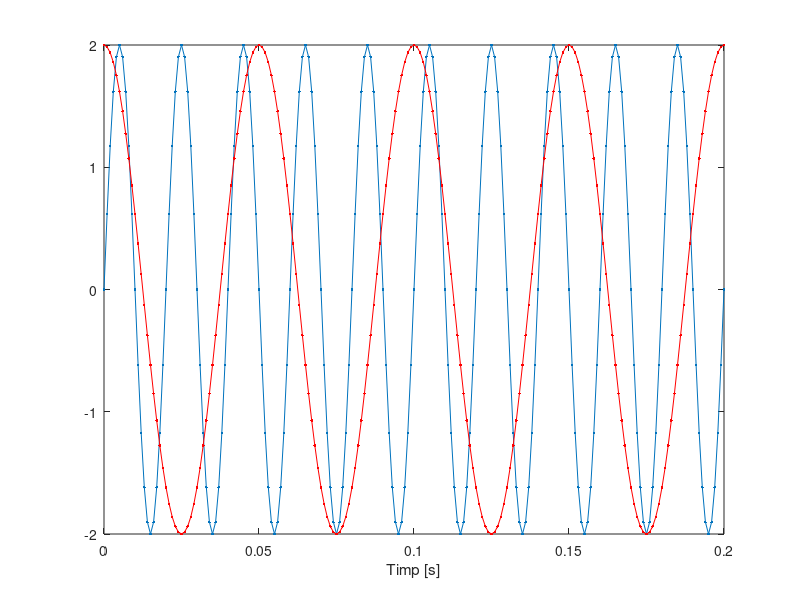
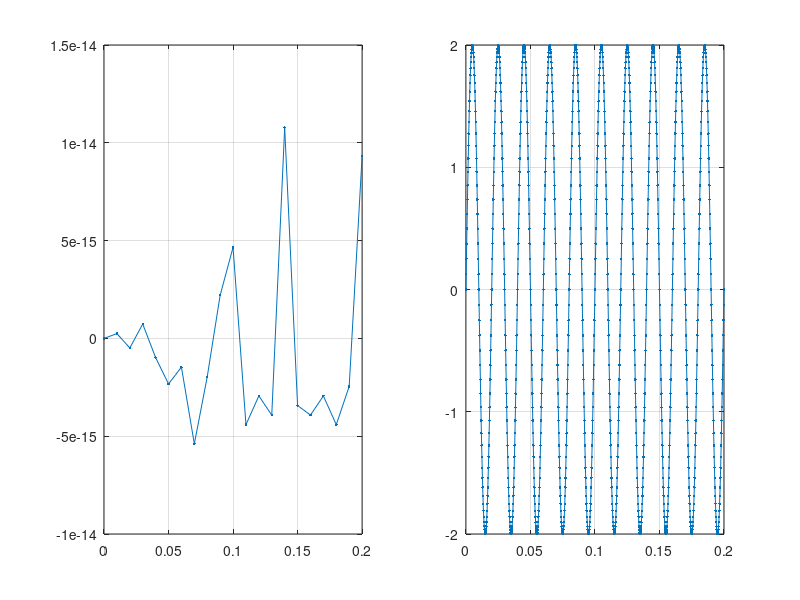

These charts were generated, in order, by the following MATLAB code:
F = 50; 
t = 0:0.001:0.2;
s = 2*sin(2*pi*F*t);
figure(1)
plot(t,s,'.-')
xlabel('Timp [s]')
grid
% a) In primul caz in care modificam pasul de variatie a variabilei t la 0.01s
% reprezentarea grafica a semnalului nu va mai "iesi bine" (nu vom mai avea o reprezentare sinusoidala)
% deoarece acest pas de variatie ales va fi mai mare decat perioada semnalului.
% In al doilea caz, in caze alegem pasul de variatie la 0.0002s,
% reprezentarea acestui semnalul sinusoidal va fi una mai buna si mai
% exacta fata de reprezentarea pentru t=0.001s ( initial ).
figure(2)
clear t
t=0:0.01:0.2;
s = 2*sin(2*pi*F*t);
subplot(1,2,1)
plot(t,s,'.-')
grid
clear t
t=0:0.0002:0.2;
s = 2*sin(2*pi*F*t);
subplot(1,2,2)
plot(t,s,'.-')
grid
% b) Perioada primului semnal ( t=0.001s ) este egala cu perioada celui de
% al treilea semnal ( t=0.0002s ), fiind T=0.02s. Semnalul generat pentru t=0.01s nu este
% periodic, deci nu are perioada.
% c)
F2=20;
t2=0:0.001:0.2;
s2=2*cos(2*pi*F2*t2);
figure(1)
hold on
plot(t2,s2,'.-r')
grid
hold off


